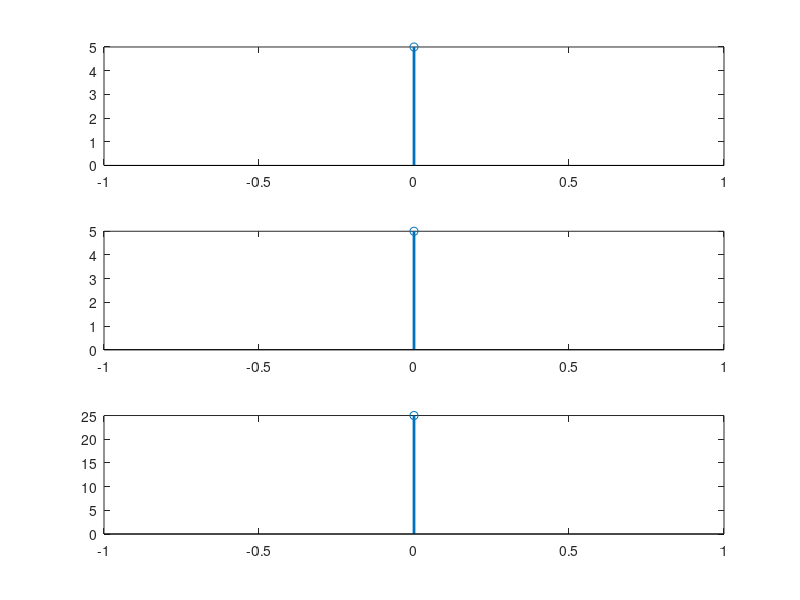

Recreate this plot in MATLAB.
x1 = input('Enter the first sequence: ');
x2 = input('Enter the second sequence: ');

l1 = length(x1);
l2 = length(x2);
n1 = max(l1, l2); % Use the maximum length between l1 and l2

l = l1 - l2;
if l >= 0
    x2 = [x2, zeros(1, l)];
else
    x1 = [x1, zeros(1, -l)];
end

y = zeros(1, n1);

for n = 1:n1
    for i = 1:n1
        j = n - i + 1;
        if j <= 0
            j = n1 + j;
        end
        y(n) = y(n) + x1(i) * x2(j);
    end
end

disp(y);

n = 0:n1-1;
subplot(3,1,1); xlabel('time'); ylabel('amplitude');
title('first sequence'); grid on;
stem(n, x1,'LineWidth',2);

subplot(3,1,2); xlabel('time'); ylabel('amplitude');
title('second sequence'); grid on;
stem(n, x2,'LineWidth',2);

subplot(3,1,3); xlabel('time'); ylabel('amplitude');
title('output sequence'); grid on;
stem(n, y,'LineWidth',2);
